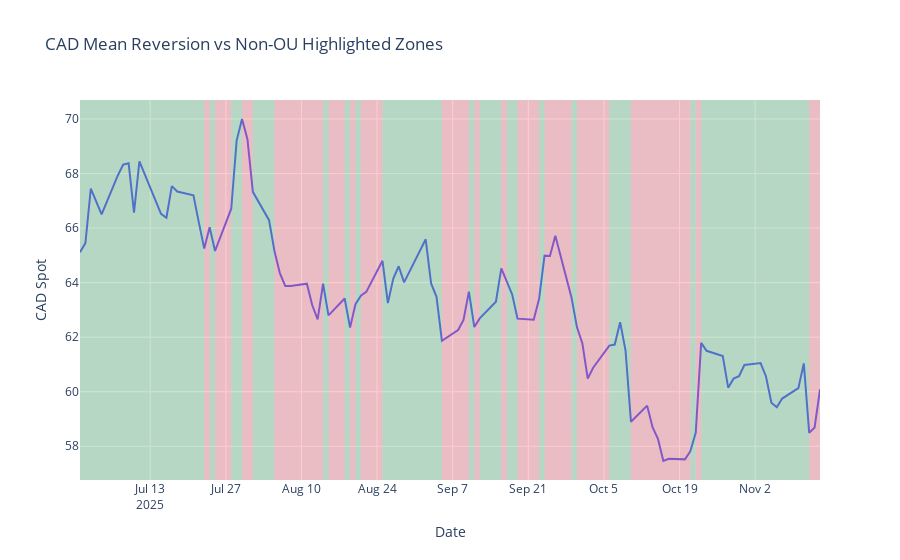

The cell this chart's notebook holds for it:
### Code cell
regions = []
current_flag = None
start = None

for t, row in df.iterrows():
    if current_flag is None:
        # start first region
        current_flag = row["ou_flag"]
        start = t
    elif row["ou_flag"] != current_flag:
        # region ended
        regions.append((start, t, current_flag))
        start = t
        current_flag = row["ou_flag"]

# last region
regions.append((start, df.index[-1], current_flag))

# 5. Plot
fig = go.Figure()

# Main price line
fig.add_trace(go.Scatter(
    x=df.index,
    y=df["CAD"],
    mode="lines",
    name="CAD Spot"
))

# Shading OU vs non-OU
for (x0, x1, flag) in regions:
    if flag:   # OU mean-reverting region
        color = "green"
        opacity = 0.2
        # name = "OU regime"
    else:      # non-OU region
        color = "red"
        opacity = 0.2
        # name = "non-OU regime"

    fig.add_vrect(
        x0=x0, x1=x1,
        fillcolor=color,
        opacity=opacity,
        line_width=0,
        # annotation_text=name,
        # annotation_position="top left",
        # annotation_font_size=10
    )

fig.update_layout(
    title="CAD Mean Reversion vs Non-OU Highlighted Zones",
    xaxis_title="Date",
    yaxis_title="CAD Spot",
)

fig.show()

### Figure 1 — Plotly figure (JSON) as saved in the notebook; plotly's stock layout.template omitted (floating-point values rounded to 4 significant figures)
{"data": [{"mode": "lines", "name": "CAD Spot", "type": "scatter", "x": ["2025-06-30T00:00:00.000000000", "2025-07-01T00:00:00.000000000", "2025-07-02T00:00:00.000000000", "2025-07-03T00:00:00.000000000", "2025-07-04T00:00:00.000000000", "2025-07-07T00:00:00.000000000", "2025-07-08T00:00:00.000000000", "2025-07-09T00:00:00.000000000", "2025-07-10T00:00:00.000000000", "2025-07-11T00:00:00.000000000", "2025-07-14T00:00:00.000000000", "2025-07-15T00:00:00.000000000", "2025-07-16T00:00:00.000000000", "2025-07-17T00:00:00.000000000", "2025-07-18T00:00:00.000000000", "2025-07-21T00:00:00.000000000", "2025-07-22T00:00:00.000000000", "2025-07-23T00:00:00.000000000", "2025-07-24T00:00:00.000000000", "2025-07-25T00:00:00.000000000", "2025-07-28T00:00:00.000000000", "2025-07-29T00:00:00.000000000", "2025-07-30T00:00:00.000000000", "2025-07-31T00:00:00.000000000", "2025-08-01T00:00:00.000000000", "2025-08-04T00:00:00.000000000", "2025-08-05T00:00:00.000000000", "2025-08-06T00:00:00.000000000", "2025-08-07T00:00:00.000000000", "2025-08-08T00:00:00.000000000", "2025-08-11T00:00:00.000000000", "2025-08-12T00:00:00.000000000", "2025-08-13T00:00:00.000000000", "2025-08-14T00:00:00.000000000", "2025-08-15T00:00:00.000000000", "2025-08-18T00:00:00.000000000", "2025-08-19T00:00:00.000000000", "2025-08-20T00:00:00.000000000", "2025-08-21T00:00:00.000000000", "2025-08-22T00:00:00.000000000", "2025-08-25T00:00:00.000000000", "2025-08-26T00:00:00.000000000", "2025-08-27T00:00:00.000000000", "2025-08-28T00:00:00.000000000", "2025-08-29T00:00:00.000000000", "2025-09-02T00:00:00.000000000", "2025-09-03T00:00:00.000000000", "2025-09-04T00:00:00.000000000", "2025-09-05T00:00:00.000000000", "2025-09-08T00:00:00.000000000", "2025-09-09T00:00:00.000000000", "2025-09-10T00:00:00.000000000", "2025-09-11T00:00:00.000000000", "2025-09-12T00:00:00.000000000", "2025-09-15T00:00:00.000000000", "2025-09-16T00:00:00.000000000", "2025-09-17T00:00:00.000000000", "2025-09-18T00:00:00.000000000", "2025-09-19T00:00:00.000000000", "2025-09-22T00:00:00.000000000", "2025-09-23T00:00:00.000000000", "2025-09-24T00:00:00.000000000", "2025-09-25T00:00:00.000000000", "2025-09-26T00:00:00.000000000", "2025-09-29T00:00:00.000000000", "2025-09-30T00:00:00.000000000", "2025-10-01T00:00:00.000000000", "2025-10-02T00:00:00.000000000", "2025-10-03T00:00:00.000000000", "2025-10-06T00:00:00.000000000", "2025-10-07T00:00:00.000000000", "2025-10-08T00:00:00.000000000", "2025-10-09T00:00:00.000000000", "2025-10-10T00:00:00.000000000", "2025-10-13T00:00:00.000000000", "2025-10-14T00:00:00.000000000", "2025-10-15T00:00:00.000000000", "2025-10-16T00:00:00.000000000", "2025-10-17T00:00:00.000000000", "2025-10-20T00:00:00.000000000", "2025-10-21T00:00:00.000000000", "2025-10-22T00:00:00.000000000", "2025-10-23T00:00:00.000000000", "2025-10-24T00:00:00.000000000", "2025-10-27T00:00:00.000000000", "2025-10-28T00:00:00.000000000", "2025-10-29T00:00:00.000000000", "2025-10-30T00:00:00.000000000", "2025-10-31T00:00:00.000000000", "2025-11-03T00:00:00.000000000", "2025-11-04T00:00:00.000000000", "2025-11-05T00:00:00.000000000", "2025-11-06T00:00:00.000000000", "2025-11-07T00:00:00.000000000", "2025-11-10T00:00:00.000000000", "2025-11-11T00:00:00.000000000", "2025-11-12T00:00:00.000000000", "2025-11-13T00:00:00.000000000", "2025-11-14T00:00:00.000000000"], "y": [65.11, 65.45, 67.45, 67.0, 66.5, 67.93, 68.33, 68.38, 66.57, 68.45, 66.98, 66.52, 66.38, 67.54, 67.34, 67.2, 66.21, 65.25, 66.03, 65.16, 66.71, 69.21, 70.0, 69.26, 67.33, 66.29, 65.16, 64.35, 63.88, 63.88, 63.96, 63.17, 62.65, 63.96, 62.8, 63.42, 62.35, 63.21, 63.52, 63.66, 64.8, 63.25, 64.15, 64.6, 64.01, 65.59, 63.97, 63.48, 61.87, 62.26, 62.63, 63.67, 62.37, 62.69, 63.3, 64.52, 64.05, 63.57, 62.68, 62.64, 63.41, 64.99, 64.98, 65.72, 63.45, 62.37, 61.78, 60.48, 60.88, 61.69, 61.73, 62.55, 61.51, 58.9, 59.49, 58.7, 58.27, 57.46, 57.54, 57.52, 57.82, 58.5, 61.79, 61.5, 61.31, 60.15, 60.48, 60.57, 60.98, 61.05, 60.56, 59.6, 59.43, 59.75, 60.13, 61.04, 58.49, 58.69, 60.09]}], "layout": {"shapes": [{"fillcolor": "green", "line": {"width": 0}, "opacity": 0.2, "type": "rect", "x0": "2025-06-30T00:00:00", "x1": "2025-07-23T00:00:00", "xref": "x", "y0": 0, "y1": 1, "yref": "y domain"}, {"fillcolor": "red", "line": {"width": 0}, "opacity": 0.2, "type": "rect", "x0": "2025-07-23T00:00:00", "x1": "2025-07-24T00:00:00", "xref": "x", "y0": 0, "y1": 1, "yref": "y domain"}, {"fillcolor": "green", "line": {"width": 0}, "opacity": 0.2, "type": "rect", "x0": "2025-07-24T00:00:00", "x1": "2025-07-25T00:00:00", "xref": "x", "y0": 0, "y1": 1, "yref": "y domain"}, {"fillcolor": "red", "line": {"width": 0}, "opacity": 0.2, "type": "rect", "x0": "2025-07-25T00:00:00", "x1": "2025-07-28T00:00:00", "xref": "x", "y0": 0, "y1": 1, "yref": "y domain"}, {"fillcolor": "green", "line": {"width": 0}, "opacity": 0.2, "type": "rect", "x0": "2025-07-28T00:00:00", "x1": "2025-07-30T00:00:00", "xref": "x", "y0": 0, "y1": 1, "yref": "y domain"}, {"fillcolor": "red", "line": {"width": 0}, "opacity": 0.2, "type": "rect", "x0": "2025-07-30T00:00:00", "x1": "2025-08-01T00:00:00", "xref": "x", "y0": 0, "y1": 1, "yref": "y domain"}, {"fillcolor": "green", "line": {"width": 0}, "opacity": 0.2, "type": "rect", "x0": "2025-08-01T00:00:00", "x1": "2025-08-05T00:00:00", "xref": "x", "y0": 0, "y1": 1, "yref": "y domain"}, {"fillcolor": "red", "line": {"width": 0}, "opacity": 0.2, "type": "rect", "x0": "2025-08-05T00:00:00", "x1": "2025-08-14T00:00:00", "xref": "x", "y0": 0, "y1": 1, "yref": "y domain"}, {"fillcolor": "green", "line": {"width": 0}, "opacity": 0.2, "type": "rect", "x0": "2025-08-14T00:00:00", "x1": "2025-08-15T00:00:00", "xref": "x", "y0": 0, "y1": 1, "yref": "y domain"}, {"fillcolor": "red", "line": {"width": 0}, "opacity": 0.2, "type": "rect", "x0": "2025-08-15T00:00:00", "x1": "2025-08-18T00:00:00", "xref": "x", "y0": 0, "y1": 1, "yref": "y domain"}, {"fillcolor": "green", "line": {"width": 0}, "opacity": 0.2, "type": "rect", "x0": "2025-08-18T00:00:00", "x1": "2025-08-19T00:00:00", "xref": "x", "y0": 0, "y1": 1, "yref": "y domain"}, {"fillcolor": "red", "line": {"width": 0}, "opacity": 0.2, "type": "rect", "x0": "2025-08-19T00:00:00", "x1": "2025-08-20T00:00:00", "xref": "x", "y0": 0, "y1": 1, "yref": "y domain"}, {"fillcolor": "green", "line": {"width": 0}, "opacity": 0.2, "type": "rect", "x0": "2025-08-20T00:00:00", "x1": "2025-08-21T00:00:00", "xref": "x", "y0": 0, "y1": 1, "yref": "y domain"}, {"fillcolor": "red", "line": {"width": 0}, "opacity": 0.2, "type": "rect", "x0": "2025-08-21T00:00:00", "x1": "2025-08-25T00:00:00", "xref": "x", "y0": 0, "y1": 1, "yref": "y domain"}, {"fillcolor": "green", "line": {"width": 0}, "opacity": 0.2, "type": "rect", "x0": "2025-08-25T00:00:00", "x1": "2025-09-05T00:00:00", "xref": "x", "y0": 0, "y1": 1, "yref": "y domain"}, {"fillcolor": "red", "line": {"width": 0}, "opacity": 0.2, "type": "rect", "x0": "2025-09-05T00:00:00", "x1": "2025-09-10T00:00:00", "xref": "x", "y0": 0, "y1": 1, "yref": "y domain"}, {"fillcolor": "green", "line": {"width": 0}, "opacity": 0.2, "type": "rect", "x0": "2025-09-10T00:00:00", "x1": "2025-09-11T00:00:00", "xref": "x", "y0": 0, "y1": 1, "yref": "y domain"}, {"fillcolor": "red", "line": {"width": 0}, "opacity": 0.2, "type": "rect", "x0": "2025-09-11T00:00:00", "x1": "2025-09-12T00:00:00", "xref": "x", "y0": 0, "y1": 1, "yref": "y domain"}, {"fillcolor": "green", "line": {"width": 0}, "opacity": 0.2, "type": "rect", "x0": "2025-09-12T00:00:00", "x1": "2025-09-16T00:00:00", "xref": "x", "y0": 0, "y1": 1, "yref": "y domain"}, {"fillcolor": "red", "line": {"width": 0}, "opacity": 0.2, "type": "rect", "x0": "2025-09-16T00:00:00", "x1": "2025-09-17T00:00:00", "xref": "x", "y0": 0, "y1": 1, "yref": "y domain"}, {"fillcolor": "green", "line": {"width": 0}, "opacity": 0.2, "type": "rect", "x0": "2025-09-17T00:00:00", "x1": "2025-09-19T00:00:00", "xref": "x", "y0": 0, "y1": 1, "yref": "y domain"}, {"fillcolor": "red", "line": {"width": 0}, "opacity": 0.2, "type": "rect", "x0": "2025-09-19T00:00:00", "x1": "2025-09-23T00:00:00", "xref": "x", "y0": 0, "y1": 1, "yref": "y domain"}, {"fillcolor": "green", "line": {"width": 0}, "opacity": 0.2, "type": "rect", "x0": "2025-09-23T00:00:00", "x1": "2025-09-24T00:00:00", "xref": "x", "y0": 0, "y1": 1, "yref": "y domain"}, {"fillcolor": "red", "line": {"width": 0}, "opacity": 0.2, "type": "rect", "x0": "2025-09-24T00:00:00", "x1": "2025-09-29T00:00:00", "xref": "x", "y0": 0, "y1": 1, "yref": "y domain"}, {"fillcolor": "green", "line": {"width": 0}, "opacity": 0.2, "type": "rect", "x0": "2025-09-29T00:00:00", "x1": "2025-09-30T00:00:00", "xref": "x", "y0": 0, "y1": 1, "yref": "y domain"}, {"fillcolor": "red", "line": {"width": 0}, "opacity": 0.2, "type": "rect", "x0": "2025-09-30T00:00:00", "x1": "2025-10-06T00:00:00", "xref": "x", "y0": 0, "y1": 1, "yref": "y domain"}, {"fillcolor": "green", "line": {"width": 0}, "opacity": 0.2, "type": "rect", "x0": "2025-10-06T00:00:00", "x1": "2025-10-10T00:00:00", "xref": "x", "y0": 0, "y1": 1, "yref": "y domain"}, {"fillcolor": "red", "line": {"width": 0}, "opacity": 0.2, "type": "rect", "x0": "2025-10-10T00:00:00", "x1": "2025-10-21T00:00:00", "xref": "x", "y0": 0, "y1": 1, "yref": "y domain"}, {"fillcolor": "green", "line": {"width": 0}, "opacity": 0.2, "type": "rect", "x0": "2025-10-21T00:00:00", "x1": "2025-10-22T00:00:00", "xref": "x", "y0": 0, "y1": 1, "yref": "y domain"}, {"fillcolor": "red", "line": {"width": 0}, "opacity": 0.2, "type": "rect", "x0": "2025-10-22T00:00:00", "x1": "2025-10-23T00:00:00", "xref": "x", "y0": 0, "y1": 1, "yref": "y domain"}, {"fillcolor": "green", "line": {"width": 0}, "opacity": 0.2, "type": "rect", "x0": "2025-10-23T00:00:00", "x1": "2025-11-12T00:00:00", "xref": "x", "y0": 0, "y1": 1, "yref": "y domain"}, {"fillcolor": "red", "line": {"width": 0}, "opacity": 0.2, "type": "rect", "x0": "2025-11-12T00:00:00", "x1": "2025-11-14T00:00:00", "xref": "x", "y0": 0, "y1": 1, "yref": "y domain"}, {"fillcolor": "green", "line": {"width": 0}, "opacity": 0.2, "type": "rect", "x0": "2025-11-14T00:00:00", "x1": "2025-11-14T00:00:00", "xref": "x", "y0": 0, "y1": 1, "yref": "y domain"}], "title": {"text": "CAD Mean Reversion vs Non-OU Highlighted Zones"}, "xaxis": {"title": {"text": "Date"}}, "yaxis": {"title": {"text": "CAD Spot"}}}}
